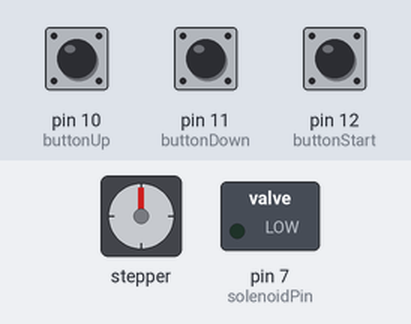
The sketch below on a simulated Arduino Uno, built with avr-gcc and run on an emulated ATmega328P. On the bench: stepper motor, switched loads named in the sketch (green lamp = pin HIGH). Wiring (inferred from the names in the program): stepper motor driver (200 steps per turn assumed): step pin 3; direction pin 4. Inputs (shaded band) come from the test bench; at power-on: pin 10 (buttonUp) HIGH, pin 11 (buttonDown) HIGH, pin 12 (buttonStart) HIGH. Pins used as bus, display or sensor lines are not drawn; what the sketch prints to the serial monitor is not drawn.

Above: at 1.2 s.
1.3 s: pin 10 (buttonUp) pulled LOW for 1 s
At 3.4 s:
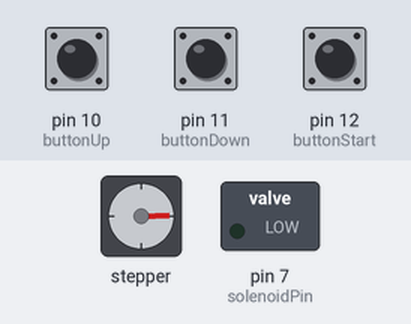
3.8 s: pin 11 (buttonDown) pulled LOW for 3.2 s
At 8.1 s:
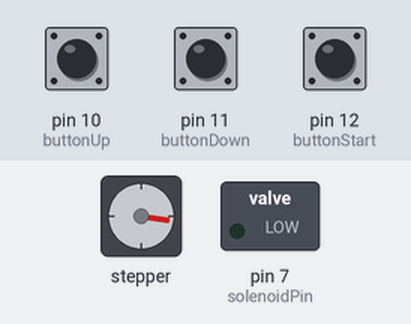
8.5 s: pin 12 (buttonStart) pulled LOW for 0.15 s
At 8.57 s:
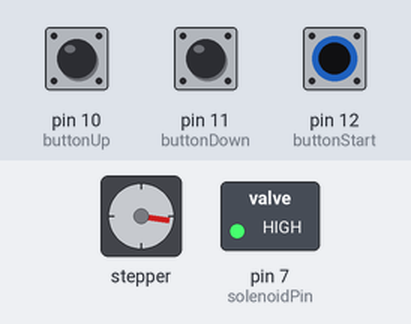
10.1 s: pin 10 (buttonUp) pulled LOW for 0.15 s
At 11.4 s:
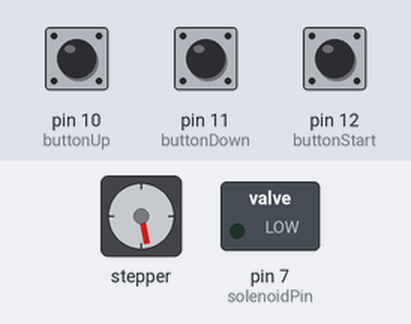
11.7 s: pin 11 (buttonDown) pulled LOW for 1 s
At 12.15 s:
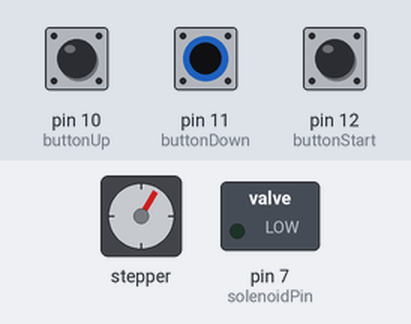
14.2 s: pin 11 (buttonDown) pulled LOW for 0.15 s
At 14.6 s:
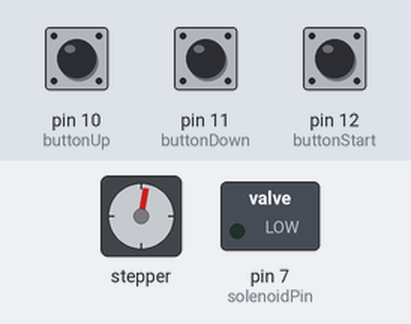
Timing chart, 0 to 16.8 s (numbered marks = the images above; inputs shaded):
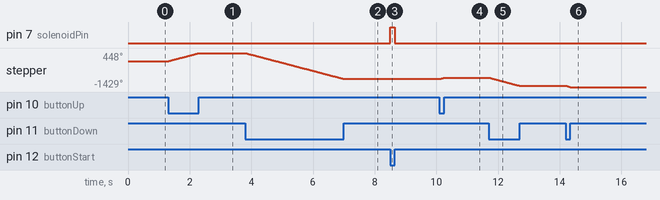

The sketch:

Remote_Control_Stepper_Motor.ino
```cpp
// Test Code for Linear Solenoid and Stepper Motor control w/ buttons
// --- Stepper Pins ---
const int stepPin = 3;
const int dirPin = 4;

// --- Solenoid Pin ---
const int solenoidPin = 7;

// --- External Button Pins ---
const int buttonUp = 10;
const int buttonDown = 11;
const int buttonStart = 12;


void setup() {
  pinMode(stepPin, OUTPUT);
  pinMode(dirPin, OUTPUT);
  pinMode(solenoidPin, OUTPUT);

  // Internal pullups handle the "High" state for your external buttons
  pinMode(buttonUp, INPUT_PULLUP);
  pinMode(buttonDown, INPUT_PULLUP);
  pinMode(buttonStart, INPUT_PULLUP);

  Serial.begin(115200);
  Serial.println("External Buttons Active. Hold to move rod.");
}

void loop() {
  // digitalRead returns LOW when the external button is pressed
  if (digitalRead(buttonUp) == LOW) {
    digitalWrite(dirPin, HIGH);
    moveOneStep(2000);
  }
  else if (digitalRead(buttonDown) == LOW) {
    digitalWrite(dirPin, LOW);
    moveOneStep(2000);
  }

  // Solenoid Logic (Momentary)
  if (digitalRead(buttonStart) == LOW) {
    digitalWrite(solenoidPin, HIGH);   // ON while pressed
  } else {
    digitalWrite(solenoidPin, LOW);    // OFF when released
  }
}

// --- Speed/Torque Setting ---
// 800 is good for speed, 1200 is better for heavy lifting
void moveOneStep(int stepDelay) {
  digitalWrite(stepPin, HIGH);
  delayMicroseconds(stepDelay);
  digitalWrite(stepPin, LOW);
  delayMicroseconds(stepDelay);
}
```

Measured:
- after the input at 1.3 s, stepper: turns 448° clockwise in 1.0 s, starting at once
- after the input at 3.8 s, stepper: turns 1429° counter-clockwise in 3.2 s, starting at once
- after the input at 8.5 s, pin 7 (solenoidPin): LOW → HIGH at once, → LOW 0.15 s later
- after the input at 10.1 s, stepper: turns 69° clockwise in 0.15 s, starting at once
- after the input at 11.7 s, stepper: turns 448° counter-clockwise in 1.0 s, starting at once
- after the input at 14.2 s, stepper: turns 69° counter-clockwise in 0.15 s, starting at once
